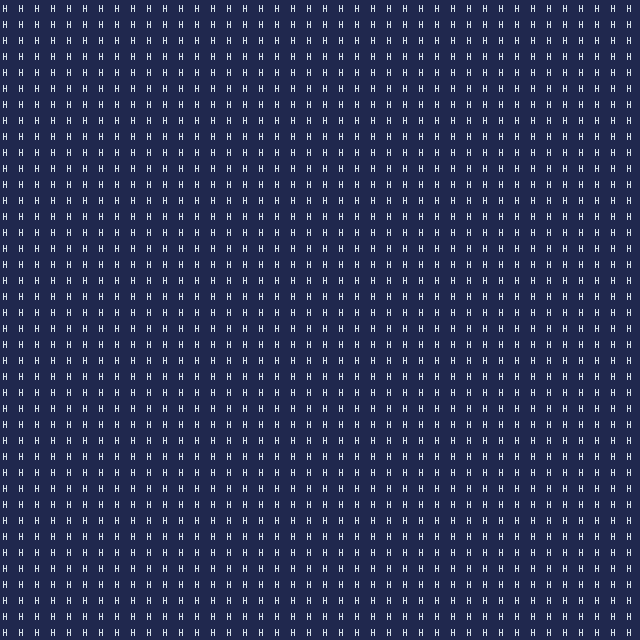

Rendered tile map (Tiled .tmx) drawn with the repository's tilesets; below, a short description and the full map source, tile grids included:
An orthogonal 40x40 tile map with 16x16 px tiles, 1 tile layer (prototype).

<map version="1.10" tiledversion="1.10.2" orientation="orthogonal" renderorder="right-down" width="40" height="40" tilewidth="16" tileheight="16" infinite="0" nextlayerid="9" nextobjectid="1">
 <tileset firstgid="164" source="FrostChill_tsx.tsx" />
 <layer id="1" name="prototype" width="40" height="40">
  <data encoding="csv">
260,260,260,260,260,260,260,260,260,260,260,260,260,260,260,260,260,260,260,260,260,260,260,260,260,260,260,260,260,260,260,260,260,260,260,260,260,260,260,260,
260,260,260,260,260,260,260,260,260,260,260,260,260,260,260,260,260,260,260,260,260,260,260,260,260,260,260,260,260,260,260,260,260,260,260,260,260,260,260,260,
260,260,260,260,260,260,260,260,260,260,260,260,260,260,260,260,260,260,260,260,260,260,260,260,260,260,260,260,260,260,260,260,260,260,260,260,260,260,260,260,
260,260,260,260,260,260,260,260,260,260,260,260,260,260,260,260,260,260,260,260,260,260,260,260,260,260,260,260,260,260,260,260,260,260,260,260,260,260,260,260,
260,260,260,260,260,260,260,260,260,260,260,260,260,260,260,260,260,260,260,260,260,260,260,260,260,260,260,260,260,260,260,260,260,260,260,260,260,260,260,260,
260,260,260,260,260,260,260,260,260,260,260,260,260,260,260,260,260,260,260,260,260,260,260,260,260,260,260,260,260,260,260,260,260,260,260,260,260,260,260,260,
260,260,260,260,260,260,260,260,260,260,260,260,260,260,260,260,260,260,260,260,260,260,260,260,260,260,260,260,260,260,260,260,260,260,260,260,260,260,260,260,
260,260,260,260,260,260,260,260,260,260,260,260,260,260,260,260,260,260,260,260,260,260,260,260,260,260,260,260,260,260,260,260,260,260,260,260,260,260,260,260,
260,260,260,260,260,260,260,260,260,260,260,260,260,260,260,260,260,260,260,260,260,260,260,260,260,260,260,260,260,260,260,260,260,260,260,260,260,260,260,260,
260,260,260,260,260,260,260,260,260,260,260,260,260,260,260,260,260,260,260,260,260,260,260,260,260,260,260,260,260,260,260,260,260,260,260,260,260,260,260,260,
260,260,260,260,260,260,260,260,260,260,260,260,260,260,260,260,260,260,260,260,260,260,260,260,260,260,260,260,260,260,260,260,260,260,260,260,260,260,260,260,
260,260,260,260,260,260,260,260,260,260,260,260,260,260,260,260,260,260,260,260,260,260,260,260,260,260,260,260,260,260,260,260,260,260,260,260,260,260,260,260,
260,260,260,260,260,260,260,260,260,260,260,260,260,260,260,260,260,260,260,260,260,260,260,260,260,260,260,260,260,260,260,260,260,260,260,260,260,260,260,260,
260,260,260,260,260,260,260,260,260,260,260,260,260,260,260,260,260,260,260,260,260,260,260,260,260,260,260,260,260,260,260,260,260,260,260,260,260,260,260,260,
260,260,260,260,260,260,260,260,260,260,260,260,260,260,260,260,260,260,260,260,260,260,260,260,260,260,260,260,260,260,260,260,260,260,260,260,260,260,260,260,
260,260,260,260,260,260,260,260,260,260,260,260,260,260,260,260,260,260,260,260,260,260,260,260,260,260,260,260,260,260,260,260,260,260,260,260,260,260,260,260,
260,260,260,260,260,260,260,260,260,260,260,260,260,260,260,260,260,260,260,260,260,260,260,260,260,260,260,260,260,260,260,260,260,260,260,260,260,260,260,260,
260,260,260,260,260,260,260,260,260,260,260,260,260,260,260,260,260,260,260,260,260,260,260,260,260,260,260,260,260,260,260,260,260,260,260,260,260,260,260,260,
260,260,260,260,260,260,260,260,260,260,260,260,260,260,260,260,260,260,260,260,260,260,260,260,260,260,260,260,260,260,260,260,260,260,260,260,260,260,260,260,
260,260,260,260,260,260,260,260,260,260,260,260,260,260,260,260,260,260,260,260,260,260,260,260,260,260,260,260,260,260,260,260,260,260,260,260,260,260,260,260,
260,260,260,260,260,260,260,260,260,260,260,260,260,260,260,260,260,260,260,260,260,260,260,260,260,260,260,260,260,260,260,260,260,260,260,260,260,260,260,260,
260,260,260,260,260,260,260,260,260,260,260,260,260,260,260,260,260,260,260,260,260,260,260,260,260,260,260,260,260,260,260,260,260,260,260,260,260,260,260,260,
260,260,260,260,260,260,260,260,260,260,260,260,260,260,260,260,260,260,260,260,260,260,260,260,260,260,260,260,260,260,260,260,260,260,260,260,260,260,260,260,
260,260,260,260,260,260,260,260,260,260,260,260,260,260,260,260,260,260,260,260,260,260,260,260,260,260,260,260,260,260,260,260,260,260,260,260,260,260,260,260,
260,260,260,260,260,260,260,260,260,260,260,260,260,260,260,260,260,260,260,260,260,260,260,260,260,260,260,260,260,260,260,260,260,260,260,260,260,260,260,260,
260,260,260,260,260,260,260,260,260,260,260,260,260,260,260,260,260,260,260,260,260,260,260,260,260,260,260,260,260,260,260,260,260,260,260,260,260,260,260,260,
260,260,260,260,260,260,260,260,260,260,260,260,260,260,260,260,260,260,260,260,260,260,260,260,260,260,260,260,260,260,260,260,260,260,260,260,260,260,260,260,
260,260,260,260,260,260,260,260,260,260,260,260,260,260,260,260,260,260,260,260,260,260,260,260,260,260,260,260,260,260,260,260,260,260,260,260,260,260,260,260,
260,260,260,260,260,260,260,260,260,260,260,260,260,260,260,260,260,260,260,260,260,260,260,260,260,260,260,260,260,260,260,260,260,260,260,260,260,260,260,260,
260,260,260,260,260,260,260,260,260,260,260,260,260,260,260,260,260,260,260,260,260,260,260,260,260,260,260,260,260,260,260,260,260,260,260,260,260,260,260,260,
260,260,260,260,260,260,260,260,260,260,260,260,260,260,260,260,260,260,260,260,260,260,260,260,260,260,260,260,260,260,260,260,260,260,260,260,260,260,260,260,
260,260,260,260,260,260,260,260,260,260,260,260,260,260,260,260,260,260,260,260,260,260,260,260,260,260,260,260,260,260,260,260,260,260,260,260,260,260,260,260,
260,260,260,260,260,260,260,260,260,260,260,260,260,260,260,260,260,260,260,260,260,260,260,260,260,260,260,260,260,260,260,260,260,260,260,260,260,260,260,260,
260,260,260,260,260,260,260,260,260,260,260,260,260,260,260,260,260,260,260,260,260,260,260,260,260,260,260,260,260,260,260,260,260,260,260,260,260,260,260,260,
260,260,260,260,260,260,260,260,260,260,260,260,260,260,260,260,260,260,260,260,260,260,260,260,260,260,260,260,260,260,260,260,260,260,260,260,260,260,260,260,
260,260,260,260,260,260,260,260,260,260,260,260,260,260,260,260,260,260,260,260,260,260,260,260,260,260,260,260,260,260,260,260,260,260,260,260,260,260,260,260,
260,260,260,260,260,260,260,260,260,260,260,260,260,260,260,260,260,260,260,260,260,260,260,260,260,260,260,260,260,260,260,260,260,260,260,260,260,260,260,260,
260,260,260,260,260,260,260,260,260,260,260,260,260,260,260,260,260,260,260,260,260,260,260,260,260,260,260,260,260,260,260,260,260,260,260,260,260,260,260,260,
260,260,260,260,260,260,260,260,260,260,260,260,260,260,260,260,260,260,260,260,260,260,260,260,260,260,260,260,260,260,260,260,260,260,260,260,260,260,260,260,
260,260,260,260,260,260,260,260,260,260,260,260,260,260,260,260,260,260,260,260,260,260,260,260,260,260,260,260,260,260,260,260,260,260,260,260,260,260,260,260
</data>
 </layer>
</map>
